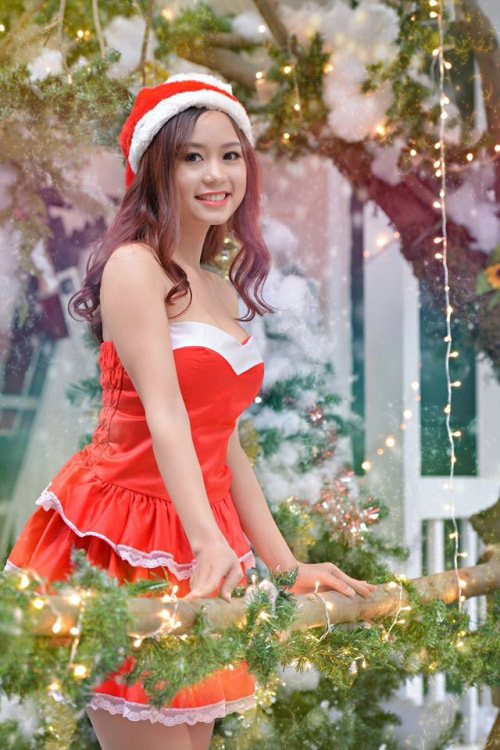
#> input picture Do_an_cuoi_ki/Test/test_1.jpg, 500 x 750 px, found by its file name; its folder holds only this picture in this run; the run also reads 1 picture not shown here
$ python effect_Xmas.py
#> lines starting #> are read from the running program, lines starting #| are printed output that depends on the picture
### Do_an_cuoi_ki/import_file/change_temperature_picture.py
from PIL import Image

# bảng màu
kelvin_table = {
    # hot
    1000: (255,56,0),
    1500: (255,109,0),
    2000: (255,137,18),
    2500: (255,161,72),
    3000: (255,180,107),
    3500: (255,196,137),
    4000: (255,209,163),
    4500: (255,219,186),
    5000: (255,228,206),
    5500: (255,236,224),
    6000: (255,243,239),
    6500: (255,249,253),
    7000: (245,243,255),
    7500: (235,238,255),
    8000: (227,233,255),
    8500: (220,229,255),
    9000: (214,225,255),
    9500: (208,222,255),
    # cool
    10000: (204,219,255)}

# hàm đổi nhiệt độ cho màu
def convert_temp(image, temp):
    image = image.convert('RGB')
    r, g, b = kelvin_table[temp]
    matrix = ( r / 255.0, 0.0, 0.0, 0.0,
               0.0, g / 255.0, 0.0, 0.0,
               0.0, 0.0, b / 255.0, 0.0 )
    return image.convert('RGB', matrix)

### Do_an_cuoi_ki/effect_Xmas.py
# import thư viện
import sys
from PIL import Image, ImageEnhance, ImageFilter
import numpy as np
import cv2
import urllib.request
from import_file.change_temperature_picture import convert_temp
import os
# hàm đọc file ảnh
def open_image_url():
    url = input()
    try:
        img = Image.open(urllib.request.urlopen(url))
    except:
        print("Lỗi đường dẫn ảnh")
        sys.exit()
    return img

def open_image_folder():
    print('nhập tên ảnh có trong thư mục test: ')
    name = input()
#> the answer given: Test/test_1.jpg
    try:
        img = Image.open("./Test/"+name)
#> img is the input picture: PIL image 500x750 RGB; mean R, G, B 162, 135.9, 118.9
    except:
        print("Lỗi đường dẫn ảnh")
        sys.exit()
    return img


# hàm tạo hiệu ứng giáng sinh
def effect_Christmas(img):
    # resize ảnh gốc và chuyển sang dạng RGBA
    # img_original_resized = img.resize((705,640)).convert('RGBA')
    img_original_resized = img.convert('RGBA')
    # img_original.show()

    # đọc file mask và background
    img_mask = Image.open("./Mask/Snowflake_2.png").resize((img.size[0],img.size[1])).convert('L')
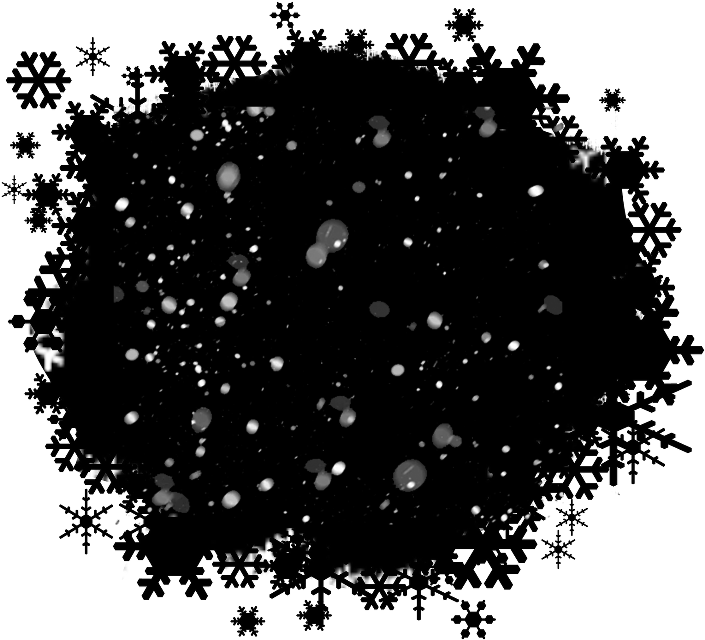
#> input picture Do_an_cuoi_ki/Mask/Snowflake_2.png, 705 x 640 px
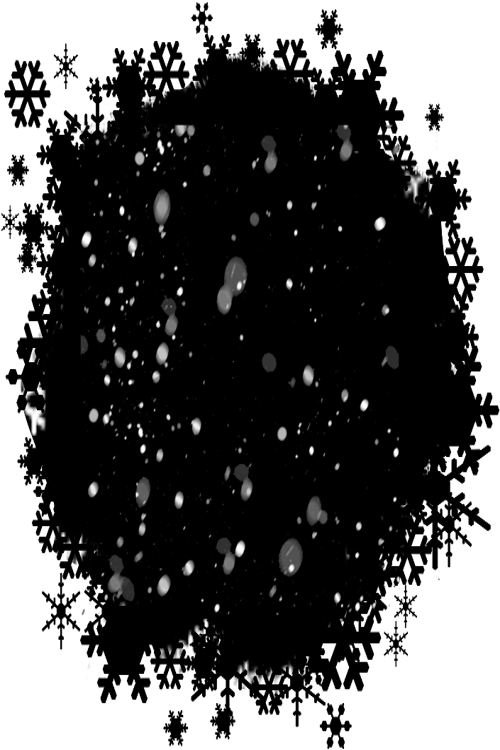
#> img_mask: PIL image 500x750 L; min 0, max 255, mean 93.6
    img_background = Image.open("./Mask/background_snowflake.png").resize((img.size[0],img.size[1]))
#> img_background: PIL image 500x750 RGBA; every value is 255

    # làm mở ảnh gốc
    img_original_blur = img_original_resized.filter(ImageFilter.GaussianBlur(0.5))

    # ghép ảnh gốc với mask
    result = Image.composite(img_background,img_original_blur,img_mask)
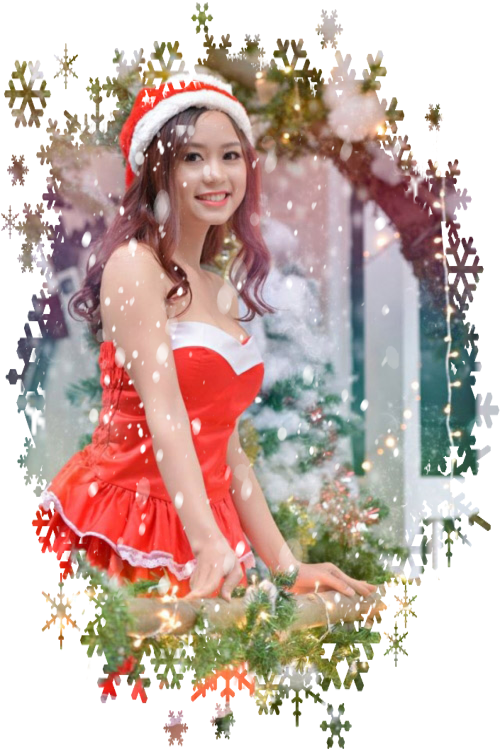
#> result: PIL image 500x750 RGBA; mean R, G, B, A 201.3, 180.1, 173.2, 255

    #tăng độ tương phản cho ảnh
    result = ImageEnhance.Contrast(result).enhance(1.1)

    # # giảm độ sáng cho ảnh
    # result = ImageEnhance.Brightness(result).enhance(0.9)

    # tăng màu sắc cho ảnh
    result = ImageEnhance.Color(result).enhance(1.4)
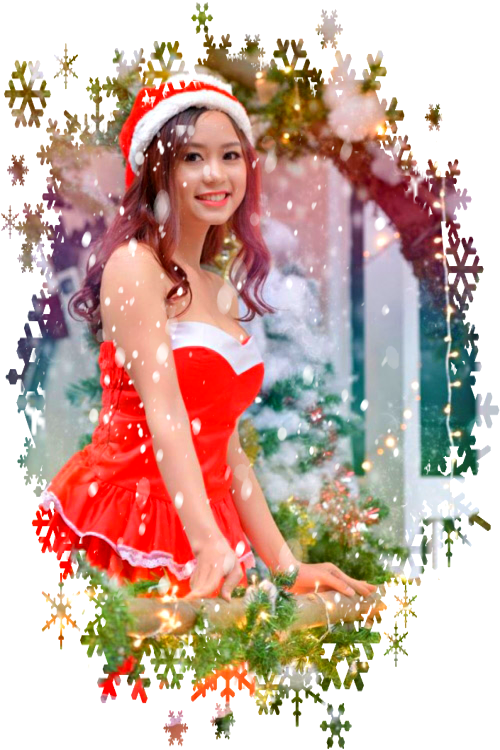
#> result: PIL image 500x750 RGBA; mean R, G, B, A 204, 174.4, 164.2, 255

    result = convert_temp(result,6500)

    return result
# hàm chính
def main():
    # show kết quả và ảnh gốc
    img_original = open_image_folder()
    # img_original = open_image_url()

    img_original.show()
    img_result = effect_Christmas(img_original)
    img_result.show()

if __name__ == "__main__":
    main()
